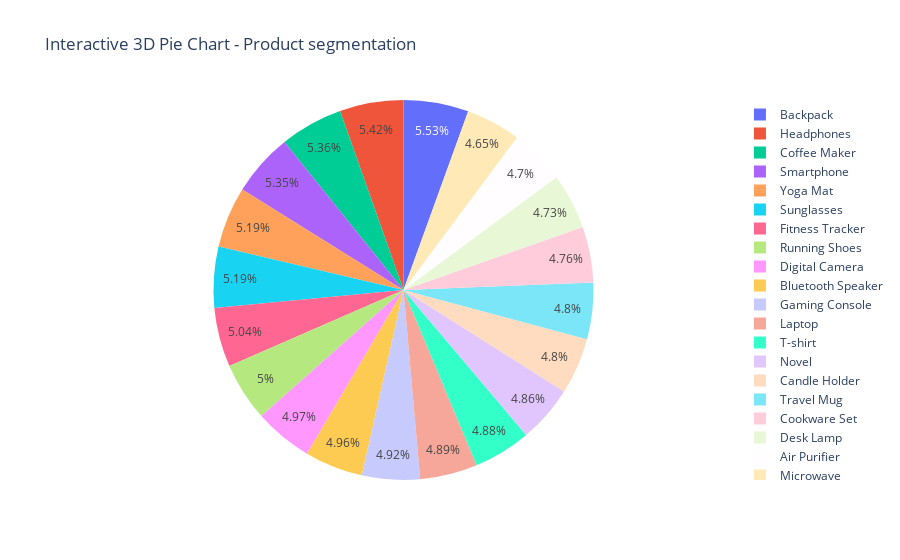

Notebook cell for this chart:
### Code cell
##Interactive 3D Pie Chart - Product segmentation
import plotly.graph_objects as go
import pandas as pd

# Load Data from CSV
df = pd.read_csv('customer purchase data.csv')

# Group by Grade and Count
product_counts = df['Product'].value_counts()

# Creating Interactive 3D Pie Chart
fig = go.Figure(data=[go.Pie(labels=product_counts.index, values=product_counts)])

# Adding Title
fig.update_layout(title='Interactive 3D Pie Chart - Product segmentation')

# Displaying the Plot
fig.show()

### Figure 1 — Plotly figure (JSON) as saved in the notebook; plotly's stock layout.template omitted (floating-point values rounded to 4 significant figures)
{"data": [{"labels": ["Backpack", "Headphones", "Coffee Maker", "Smartphone", "Yoga Mat", "Sunglasses", "Fitness Tracker", "Running Shoes", "Digital Camera", "Bluetooth Speaker", "Gaming Console", "Laptop", "T-shirt", "Novel", "Candle Holder", "Travel Mug", "Cookware Set", "Desk Lamp", "Air Purifier", "Microwave"], "type": "pie", "values": [553, 542, 536, 535, 519, 519, 504, 500, 497, 496, 492, 489, 488, 486, 480, 480, 476, 473, 470, 465]}], "layout": {"title": {"text": "Interactive 3D Pie Chart - Product segmentation"}}}
